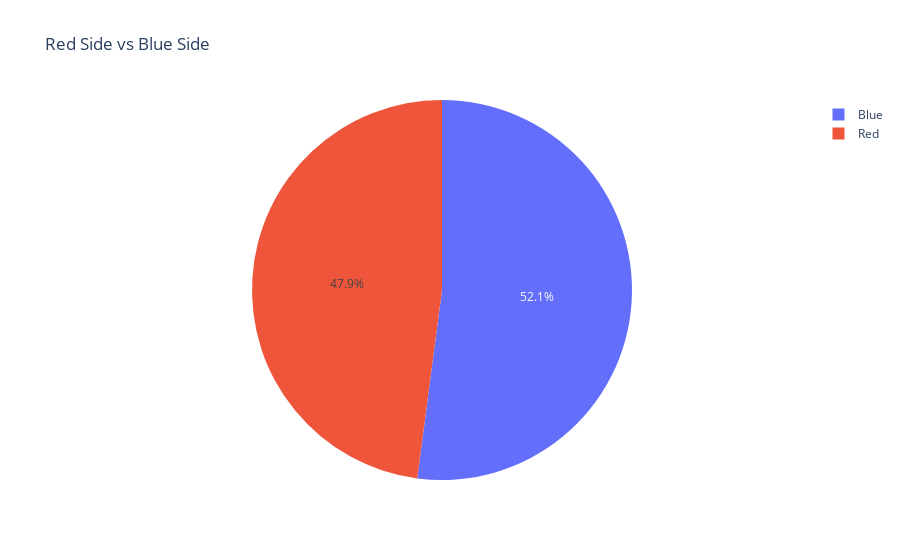

The code cell stored with this chart in its notebook:
### Markdown cell above
# Red Side vs Blue Side

### Code cell
winner_counts = matches['winner'].map({ 0: 'Blue', 1: 'Red' }).value_counts()

plot_df = pd.DataFrame({ 'winner': winner_counts.index, 'count': winner_counts.values })

fig = px.pie(plot_df, values='count', names='winner', title='Red Side vs Blue Side')
fig.show()

### Figure 1 — Plotly figure (JSON) as saved in the notebook; plotly's stock layout.template omitted (floating-point values rounded to 4 significant figures)
{"data": [{"domain": {"x": [0, 1], "y": [0, 1]}, "hovertemplate": "winner=%{label}<br>count=%{value}<extra></extra>", "labels": ["Blue", "Red"], "legendgroup": "", "name": "", "showlegend": true, "type": "pie", "values": [11037, 10155]}], "layout": {"legend": {"tracegroupgap": 0}, "title": {"text": "Red Side vs Blue Side"}}}
